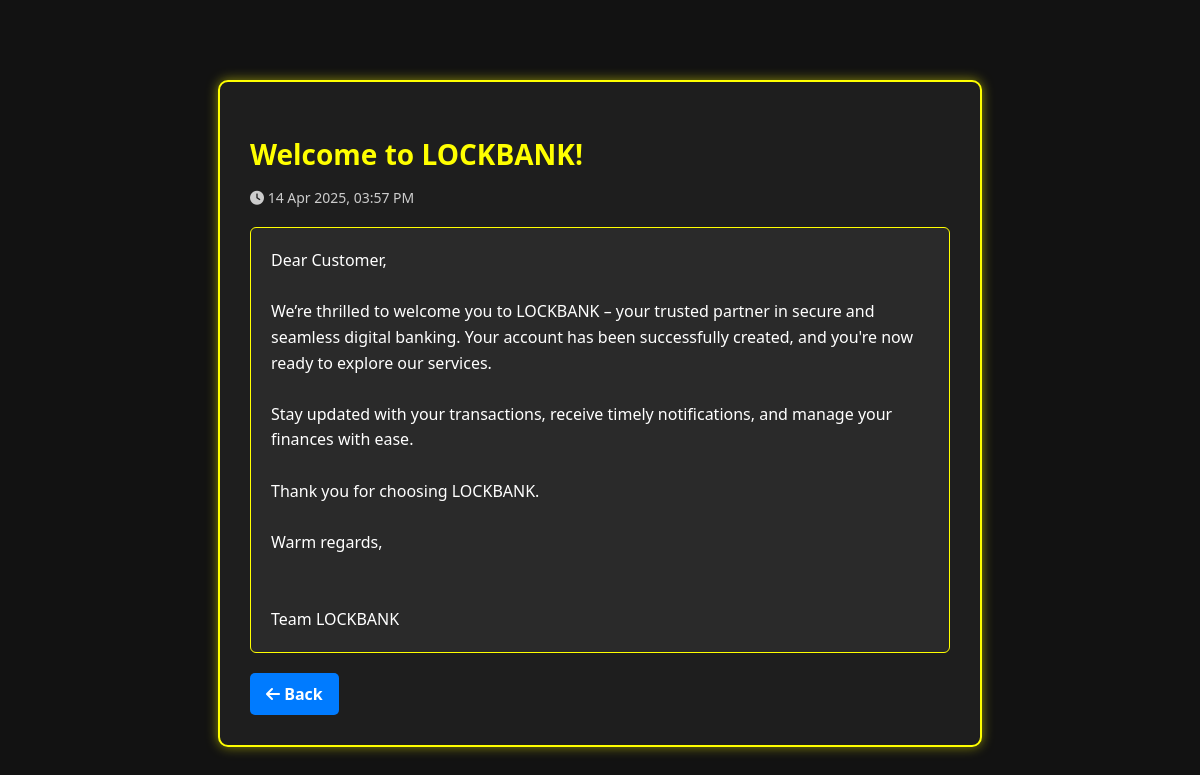
/view_notifications.php?id=28 (signed in), run on the app's committed database.
### tables this page shows
CREATE TABLE `notices` (
  `id` int(11) NOT NULL,
  `user_id` int(11) DEFAULT NULL,
  `title` varchar(255) NOT NULL,
  `content` text NOT NULL,
  `created_at` timestamp NOT NULL DEFAULT current_timestamp()
);

### view_notifications.php (the view, shortened to what this page needs)
<?php
include 'db.php';
$notice_id = intval($_GET['id']);
$account_number = $_SESSION['user_id'];
$user_query = $conn->prepare("SELECT id FROM users WHERE account_number = ?");
$user_query->bind_param("s", $account_number);
$user_query->execute();
$user_result = $user_query->get_result();
$user_data = $user_result->fetch_assoc();
$user_id = $user_data['id'] ?? 0;
$stmt = $conn->prepare("SELECT * FROM notices WHERE id = ? AND (user_id IS NULL OR user_id = ?)");
$stmt->bind_param("ii", $notice_id, $user_id);
$stmt->execute();
$result = $stmt->get_result();
$notice = $result->fetch_assoc();
?>
<!DOCTYPE html>
<html lang="en">
<head>
    <link rel="stylesheet" href="view_notifications.css">
    <link rel="stylesheet" href="https://cdnjs.cloudflare.com/ajax/libs/font-awesome/6.4.2/css/all.min.css">
</head>
<body>
<div class="container">
    <h2><?php echo htmlspecialchars($notice['title']); ?></h2>
    <div class="notice-meta">
        <i class="fas fa-clock"></i>
        <?php echo date("d M Y, h:i A", strtotime($notice['created_at'])); ?>
    </div>
    <div class="notice-content">
        <?php echo nl2br(htmlspecialchars($notice['content'])); ?>
    </div>
    <a href="notifications.php" class="btn-back"><i class="fas fa-arrow-left"></i> Back</a>
</div>
</body>
</html>

### view_notifications.css (style rules this page uses)
body { background-color: #121212; color: white; font-family: 'Segoe UI', sans-serif; margin: 0; padding: 0; display: flex; justify-content: center; align-items: flex-start; min-height: 100vh; }
.container { max-width: 700px; background: #1e1e1e; margin-top: 80px; padding: 30px; border-radius: 10px; box-shadow: 0 0 12px rgba(255, 255, 0, 0.5); border: 2px solid yellow; text-align: left; }
.container h2 { color: yellow; font-size: 28px; margin-bottom: 15px; }
.notice-meta { font-size: 14px; color: #ccc; margin-bottom: 20px; }
.notice-content { font-size: 16px; line-height: 1.6; background-color: #2a2a2a; padding: 20px; border-radius: 6px; border: 1px solid yellow; color: white; }
.btn-back { display: inline-block; margin-top: 20px; background: #007bff; color: white; padding: 10px 16px; border-radius: 5px; text-decoration: none; font-weight: bold; transition: 0.3s ease; }

### data on the page
notices: title "Welcome to LOCKBANK!", created_at "14 Apr 2025, 03:57 PM", content "Dear Customer, We’re thrilled to welcome you to LOCKBANK – your trusted partner in secure and seamless digital banking. Your account has been successfully created, and you're now ready to explore our services. Stay updated with your transactions, receive timely notifications, and manage your finances with ease. Thank you for choosing LOCKBANK. Warm regards, Team LOCKBANK"
